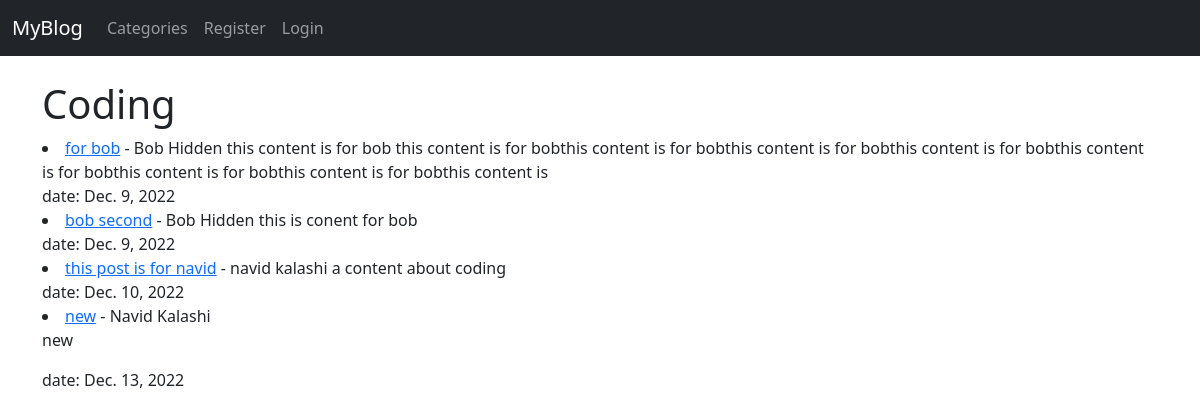
The app's page /category/coding/, older data.
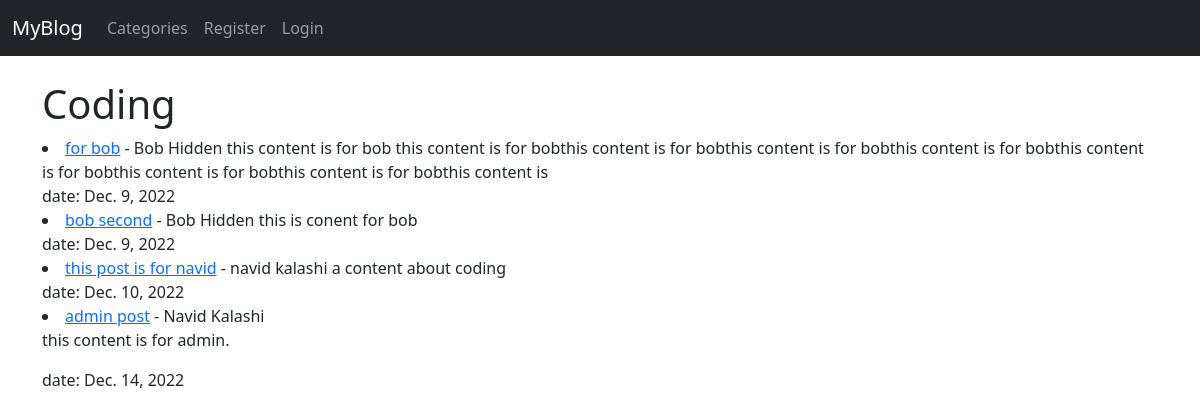
The same page, newer data.
### blog/models.py (models this page shows, shortened)
class Post(models.Model):
    title = models.CharField(max_length=255)
    title_tag = models.CharField(max_length=255)
    author = models.ForeignKey(User, on_delete=models.CASCADE)
    body = RichTextField(blank=True, null=True)
    date = models.DateField(auto_now_add=True)
    category = models.CharField(max_length=255, default='coding')
    snippet = models.CharField(max_length=255)
    likes = models.ManyToManyField(User, related_name='blog_posts')

### blog/views.py (the view)
# urls.py: path('category/<str:cats>/', categoryView, name='category'),
def categoryView(request, cats):
    category_posts = Post.objects.filter(category=cats.replace('-', ' '))
    return render(request, 'categories.html', {'cats': cats.title().replace('-', ' '), 'category_posts': category_posts})

### blog/templates/categories.html (shortened to what this page needs)
{% extends 'base.html' %}
{% block content %}
    {% if category_posts %}
        <h1>{{cats}}</h1>
        {% for post in category_posts %}
            <li><a href="{% url 'article_detail' post.pk %}">{{post.title}}</a>
                - {{post.author.first_name}} {{post.author.last_name}}
            {{post.body|slice:':200'|safe}}</li>
            date: {{post.date}}
    {% endfor %}
    {% else %}
        <h2>sorry this page does not exist!</h2>
    {% endif %}
{% endblock content %}

Row changes from the older to the newer data that the page shows:
removed Post: title "new", author.first_name "Navid", author.last_name "Kalashi", body "new", date "Dec. 13, 2022"
added Post: title "admin post", author.first_name "Navid", author.last_name "Kalashi", body "this content is for admin.", date "Dec. 14, 2022"
